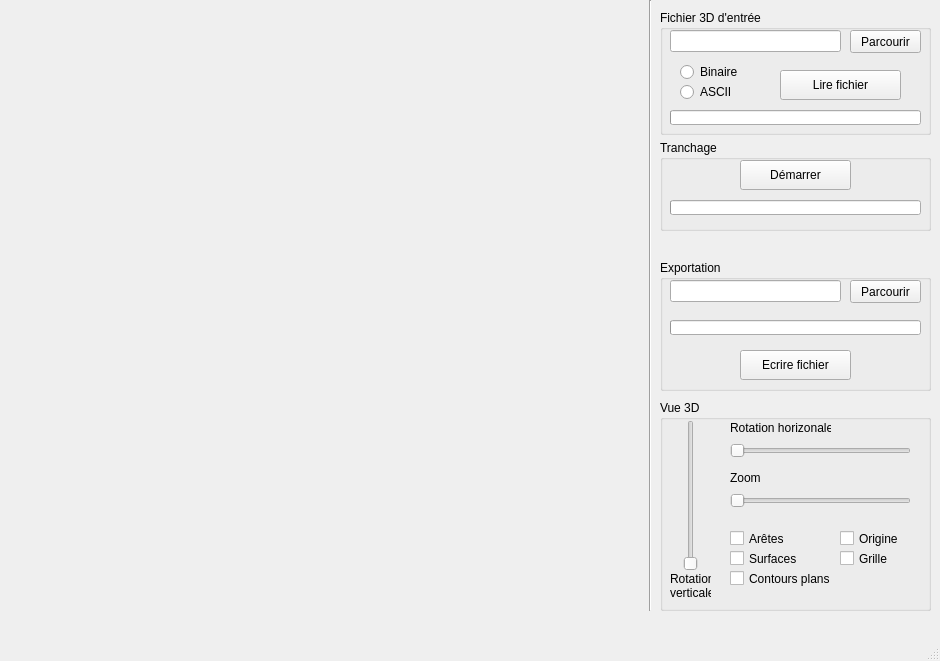
<?xml version="1.0" encoding="UTF-8"?>
<ui version="4.0">
 <class>MainWindow</class>
 <widget class="QMainWindow" name="MainWindow">
  <property name="geometry">
   <rect>
    <x>0</x>
    <y>0</y>
    <width>940</width>
    <height>661</height>
   </rect>
  </property>
  <property name="windowTitle">
   <string>Slicey</string>
  </property>
  <widget class="QWidget" name="centralwidget">
   <widget class="Line" name="line_2">
    <property name="geometry">
     <rect>
      <x>640</x>
      <y>0</y>
      <width>20</width>
      <height>611</height>
     </rect>
    </property>
    <property name="orientation">
     <enum>Qt::Vertical</enum>
    </property>
   </widget>
   <widget class="QGroupBox" name="groupBox">
    <property name="geometry">
     <rect>
      <x>660</x>
      <y>10</y>
      <width>271</width>
      <height>125</height>
     </rect>
    </property>
    <property name="title">
     <string>Fichier 3D d'entrée</string>
    </property>
    <widget class="QLineEdit" name="champFichier">
     <property name="geometry">
      <rect>
       <x>10</x>
       <y>20</y>
       <width>171</width>
       <height>22</height>
      </rect>
     </property>
    </widget>
    <widget class="QPushButton" name="boutonParcourir">
     <property name="geometry">
      <rect>
       <x>190</x>
       <y>20</y>
       <width>71</width>
       <height>23</height>
      </rect>
     </property>
     <property name="text">
      <string>Parcourir</string>
     </property>
    </widget>
    <widget class="QRadioButton" name="BoutonBinaire">
     <property name="geometry">
      <rect>
       <x>20</x>
       <y>52</y>
       <width>82</width>
       <height>20</height>
      </rect>
     </property>
     <property name="text">
      <string>Binaire</string>
     </property>
    </widget>
    <widget class="QRadioButton" name="BoutonASCII">
     <property name="geometry">
      <rect>
       <x>20</x>
       <y>72</y>
       <width>82</width>
       <height>20</height>
      </rect>
     </property>
     <property name="text">
      <string>ASCII</string>
     </property>
    </widget>
    <widget class="QPushButton" name="boutonLireFichier">
     <property name="geometry">
      <rect>
       <x>120</x>
       <y>60</y>
       <width>121</width>
       <height>30</height>
      </rect>
     </property>
     <property name="text">
      <string>Lire fichier</string>
     </property>
    </widget>
    <widget class="QProgressBar" name="progressBarFile">
     <property name="geometry">
      <rect>
       <x>10</x>
       <y>100</y>
       <width>251</width>
       <height>15</height>
      </rect>
     </property>
     <property name="value">
      <number>0</number>
     </property>
     <property name="textVisible">
      <bool>false</bool>
     </property>
    </widget>
   </widget>
   <widget class="QGroupBox" name="groupBox_2">
    <property name="geometry">
     <rect>
      <x>660</x>
      <y>400</y>
      <width>271</width>
      <height>211</height>
     </rect>
    </property>
    <property name="title">
     <string>Vue 3D</string>
    </property>
    <widget class="QSlider" name="horizontalSlider_2">
     <property name="geometry">
      <rect>
       <x>70</x>
       <y>40</y>
       <width>181</width>
       <height>22</height>
      </rect>
     </property>
     <property name="orientation">
      <enum>Qt::Horizontal</enum>
     </property>
    </widget>
    <widget class="QSlider" name="horizontalSlider">
     <property name="geometry">
      <rect>
       <x>70</x>
       <y>90</y>
       <width>181</width>
       <height>22</height>
      </rect>
     </property>
     <property name="orientation">
      <enum>Qt::Horizontal</enum>
     </property>
    </widget>
    <widget class="QSlider" name="verticalSlider">
     <property name="geometry">
      <rect>
       <x>20</x>
       <y>20</y>
       <width>22</width>
       <height>151</height>
      </rect>
     </property>
     <property name="orientation">
      <enum>Qt::Vertical</enum>
     </property>
    </widget>
    <widget class="QLabel" name="label">
     <property name="geometry">
      <rect>
       <x>70</x>
       <y>20</y>
       <width>101</width>
       <height>16</height>
      </rect>
     </property>
     <property name="text">
      <string>Rotation horizonale</string>
     </property>
    </widget>
    <widget class="QLabel" name="label_2">
     <property name="geometry">
      <rect>
       <x>70</x>
       <y>70</y>
       <width>101</width>
       <height>16</height>
      </rect>
     </property>
     <property name="text">
      <string>Zoom</string>
     </property>
    </widget>
    <widget class="QLabel" name="label_3">
     <property name="geometry">
      <rect>
       <x>10</x>
       <y>170</y>
       <width>41</width>
       <height>31</height>
      </rect>
     </property>
     <property name="text">
      <string>Rotation verticale</string>
     </property>
     <property name="wordWrap">
      <bool>true</bool>
     </property>
    </widget>
    <widget class="QCheckBox" name="checkBox">
     <property name="geometry">
      <rect>
       <x>70</x>
       <y>130</y>
       <width>70</width>
       <height>17</height>
      </rect>
     </property>
     <property name="text">
      <string>Arêtes</string>
     </property>
    </widget>
    <widget class="QCheckBox" name="checkBox_2">
     <property name="geometry">
      <rect>
       <x>70</x>
       <y>150</y>
       <width>70</width>
       <height>17</height>
      </rect>
     </property>
     <property name="text">
      <string>Surfaces</string>
     </property>
    </widget>
    <widget class="QCheckBox" name="checkBox_3">
     <property name="geometry">
      <rect>
       <x>70</x>
       <y>170</y>
       <width>101</width>
       <height>17</height>
      </rect>
     </property>
     <property name="text">
      <string>Contours plans</string>
     </property>
    </widget>
    <widget class="QCheckBox" name="checkBox_4">
     <property name="geometry">
      <rect>
       <x>180</x>
       <y>130</y>
       <width>70</width>
       <height>17</height>
      </rect>
     </property>
     <property name="text">
      <string>Origine</string>
     </property>
    </widget>
    <widget class="QCheckBox" name="checkBox_5">
     <property name="geometry">
      <rect>
       <x>180</x>
       <y>150</y>
       <width>70</width>
       <height>17</height>
      </rect>
     </property>
     <property name="text">
      <string>Grille</string>
     </property>
    </widget>
   </widget>
   <widget class="QGroupBox" name="groupBox_3">
    <property name="geometry">
     <rect>
      <x>660</x>
      <y>140</y>
      <width>271</width>
      <height>91</height>
     </rect>
    </property>
    <property name="title">
     <string>Tranchage</string>
    </property>
    <widget class="QPushButton" name="boutonSlicer">
     <property name="geometry">
      <rect>
       <x>80</x>
       <y>20</y>
       <width>111</width>
       <height>30</height>
      </rect>
     </property>
     <property name="text">
      <string>Démarrer</string>
     </property>
    </widget>
    <widget class="QProgressBar" name="progressBarSlice">
     <property name="geometry">
      <rect>
       <x>10</x>
       <y>60</y>
       <width>251</width>
       <height>15</height>
      </rect>
     </property>
     <property name="value">
      <number>0</number>
     </property>
     <property name="textVisible">
      <bool>false</bool>
     </property>
    </widget>
   </widget>
   <widget class="QGroupBox" name="groupBox_4">
    <property name="geometry">
     <rect>
      <x>660</x>
      <y>260</y>
      <width>271</width>
      <height>131</height>
     </rect>
    </property>
    <property name="title">
     <string>Exportation</string>
    </property>
    <widget class="QProgressBar" name="progressBarExport">
     <property name="geometry">
      <rect>
       <x>10</x>
       <y>60</y>
       <width>251</width>
       <height>15</height>
      </rect>
     </property>
     <property name="value">
      <number>0</number>
     </property>
     <property name="textVisible">
      <bool>false</bool>
     </property>
    </widget>
    <widget class="QPushButton" name="boutonParcourir_2">
     <property name="geometry">
      <rect>
       <x>190</x>
       <y>20</y>
       <width>71</width>
       <height>23</height>
      </rect>
     </property>
     <property name="text">
      <string>Parcourir</string>
     </property>
    </widget>
    <widget class="QLineEdit" name="champFichier_2">
     <property name="geometry">
      <rect>
       <x>10</x>
       <y>20</y>
       <width>171</width>
       <height>22</height>
      </rect>
     </property>
    </widget>
    <widget class="QPushButton" name="boutonLireFichier_3">
     <property name="geometry">
      <rect>
       <x>80</x>
       <y>90</y>
       <width>111</width>
       <height>30</height>
      </rect>
     </property>
     <property name="text">
      <string>Ecrire fichier</string>
     </property>
    </widget>
   </widget>
  </widget>
  <widget class="QMenuBar" name="menubar">
   <property name="enabled">
    <bool>false</bool>
   </property>
   <property name="geometry">
    <rect>
     <x>0</x>
     <y>0</y>
     <width>940</width>
     <height>21</height>
    </rect>
   </property>
  </widget>
  <widget class="QStatusBar" name="statusbar">
   <property name="enabled">
    <bool>false</bool>
   </property>
  </widget>
 </widget>
 <resources/>
 <connections/>
</ui>
